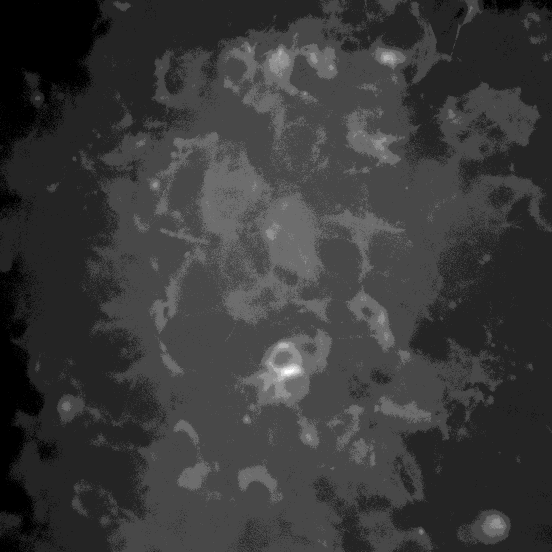
#> input picture TestDataset/FixedOnly_B02f00d4.TIF, 1104 x 1104 px (shown at 1/2 size)
$ python -i getSeeds.py   (imports and definitions only)
#> lines starting #> are read from the running program, lines starting #| are printed output that depends on the picture; after the words box and inside, x2 and y2 are one past the last pixel; in counts of white or black regions, pixels touching at a corner belong together
#> further down, picture is the input picture: shape (1104, 1104); min 0, max 7, mean 1.6
import cv2
from matplotlib import pyplot as plt
import numpy as np

def getSeeds(nuc_img):
    ## threshold to exclude background
    otsu_value, nuc_img_th = cv2.threshold(nuc_img, 0, 255, cv2.THRESH_OTSU)
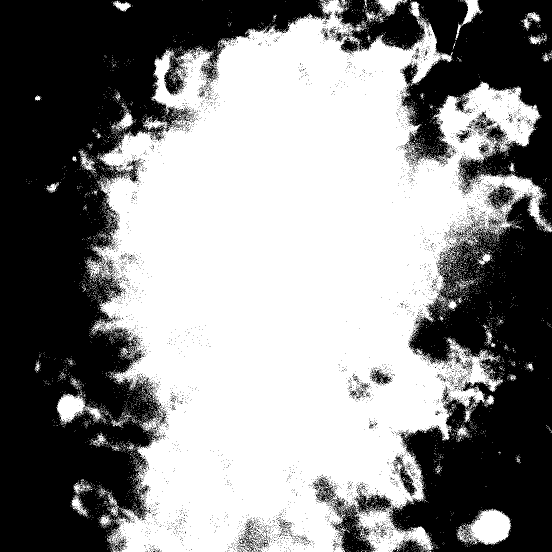
#> nuc_img_th: shape (1104, 1104) (shown at 1/2 size); 54.2% white; 5847 black regions (5792 under 20 px), largest, box (x1, y1, x2, y2) and area: (0, 0, 665, 1104) 309651, (628, 365, 1104, 1104) 151095, (658, 0, 1104, 460) 82559
#> otsu_value = 1
    ### editing mask
    kernel = np.ones((3,3), np.uint8)
    nuc_img_open = cv2.morphologyEx(nuc_img_th,cv2.MORPH_OPEN, kernel, iterations = 3)
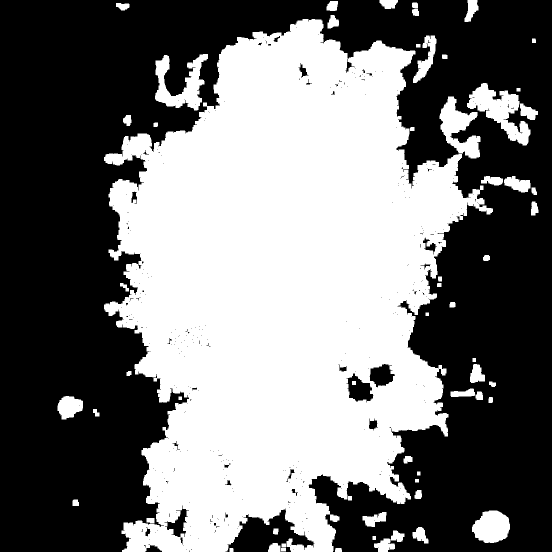
#> nuc_img_open: shape (1104, 1104) (shown at 1/2 size); 45.9% white; 60 white regions, largest, box (x1, y1, x2, y2) and area: (208, 38, 986, 1104) 521090, (934, 166, 1061, 291) 6474, (310, 108, 416, 221) 5529
    nuc_img_closed = cv2.morphologyEx(nuc_img_open,cv2.MORPH_CLOSE,kernel, iterations = 4)
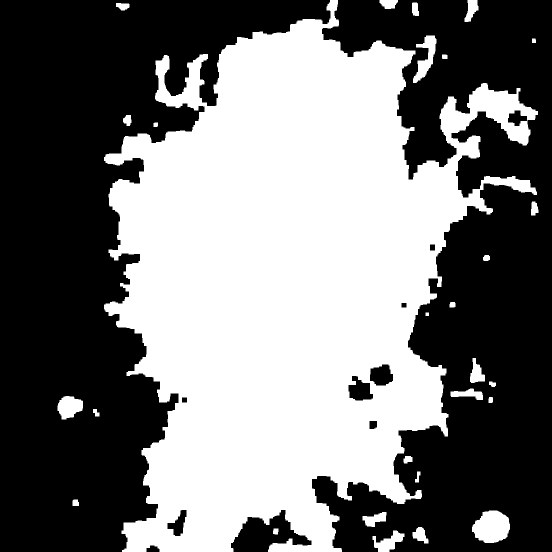
#> nuc_img_closed: shape (1104, 1104) (shown at 1/2 size); 46.6% white; 28 white regions, largest, box (x1, y1, x2, y2) and area: (208, 0, 1076, 1104) 551782, (944, 1021, 1020, 1086) 3751, (826, 71, 873, 166) 1950

    ## Take a look
    print('nuc_img')
    plt.imshow(nuc_img)
    plt.show()
    print('nuc_img_th')
    plt.imshow(nuc_img_th)
    plt.show()
    print('nuc_img_open')
    plt.imshow(nuc_img_open)
    plt.show()
    print('nuc_img_closed')
    plt.imshow(nuc_img_closed)
    plt.show()

    ## assign numbers to each connected components; 0 == background
    retval,nuc_img_connected = cv2.connectedComponents(nuc_img_closed)
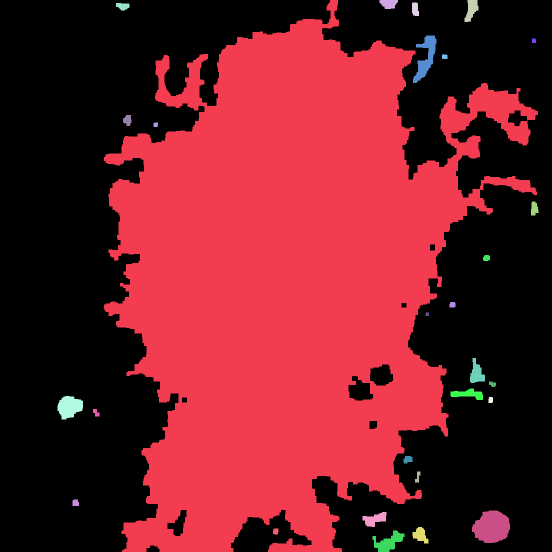
#> nuc_img_connected: shape (1104, 1104) int32 (shown at 1/2 size); 29 distinct labels, from 0 to 28; one colour per label, 0 black
#> retval = 29

    ## Take a look
    print('nuc_img_connected')
    plt.imshow(nuc_img_connected)
    plt.show()

    ## compress nuc_img_connected to seed
    marked_nuc = np.empty((nuc_img.shape[0],nuc_img.shape[1],3)).astype('uint8') # for visualization
    for i in range(len(nuc_img)):
        for j in range(len(nuc_img[0])):
            marked_nuc[i,j]= [round(nuc_img[i,j]) for k in range(3)]

    seed = np.zeros(nuc_img_connected.shape) # sparse matrix with values marking centers of nuclei; dtype = float64
    for i in range(1,np.max(nuc_img_connected) + 1): # not marking background so starting from 1
        location = np.where(nuc_img_connected == i)
        mid_y = int((np.max(location[0]) + np.min(location[0])) / 2)
        mid_x = int((np.max(location[1]) + np.min(location[1])) / 2)
        seed[mid_y,mid_x] = i
        marked_nuc[mid_y:(mid_y + 30), mid_x:(mid_x + 30)] = [0,255,0] # for visualization
#> this loop made 28 passes
#> (location, mid_y, mid_x) on passes 1 to 10: (551782 positions, rows 0 to 1103, columns 208 to 1075, 551, 641), (515 positions, rows 0 to 17, columns 759 to 795, 8, 777), (741 positions, rows 0 to 43, columns 929 to 956, 21, 942), (325 positions, rows 5 to 31, columns 824 to 837, 18, 830), (303 positions, rows 6 to 20, columns 232 to 258, 13, 245), (1950 positions, rows 71 to 165, columns 826 to 872, 118, 849), (70 positions, rows 77 to 85, columns 1064 to 1071, 81, 1067), (96 positions, rows 109 to 117, columns 884 to 894, 113, 889), (282 positions, rows 230 to 251, columns 246 to 262, 240, 254), (77 positions, rows 245 to 253, columns 307 to 315, 249, 311)
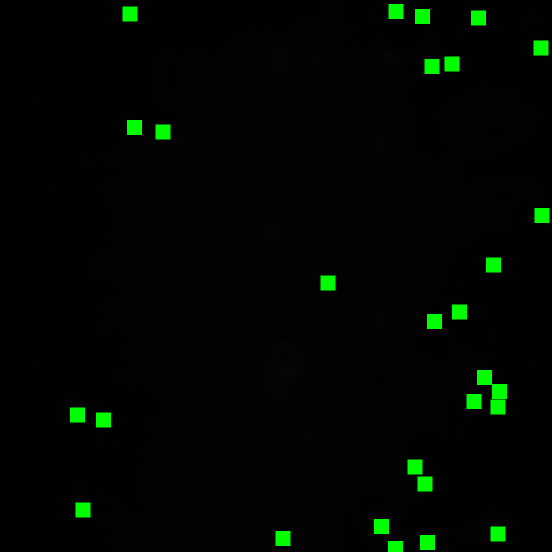
#> marked_nuc: shape (1104, 1104, 3) (shown at 1/2 size); 2.05% of pixels changed, all inside (x1, y1, x2, y2) = (140, 8, 1099, 1104); drawn as B, G, R

    ## Take a look
    print('marked_nuc')
    plt.imshow(marked_nuc)
    plt.show()
    return seed

>>> import cv2
>>> picture = cv2.imread('TestDataset/FixedOnly_B02f00d4.TIF', cv2.IMREAD_GRAYSCALE)
>>> result = getSeeds(picture)
